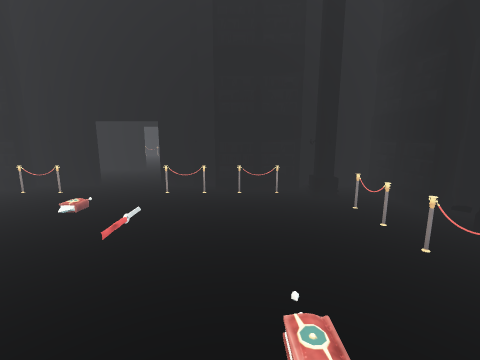
view 1 (above)

16 first-person views from a walk through a scene from a Unity 3-D project. The camera is 1.5 m above the floor, tilts 10° down and sees 90° across. The floor is counted in squares, 1 m on a side. Each view is taken from the middle of a square. On the plan, view 1 faces up. The plan holds only what a view shows up to about 13 squares ahead; the rest is blank. The place goes on beyond the plan. Some animated figures are left out. Door leaves are left out, so doorways stand open. Some surface patterns are stand-ins.

view 2
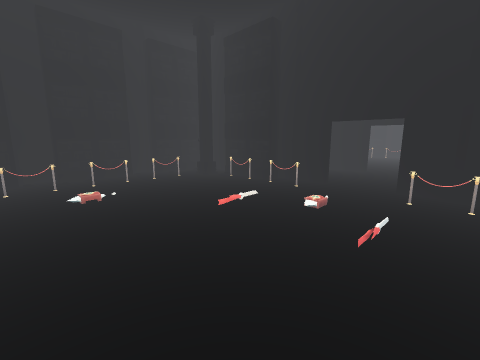

view 3
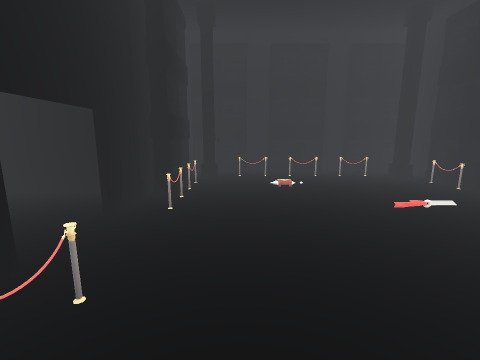

view 4
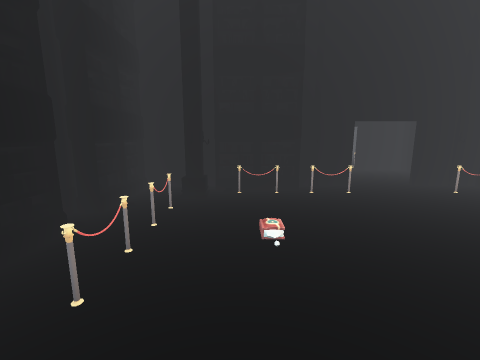

view 5
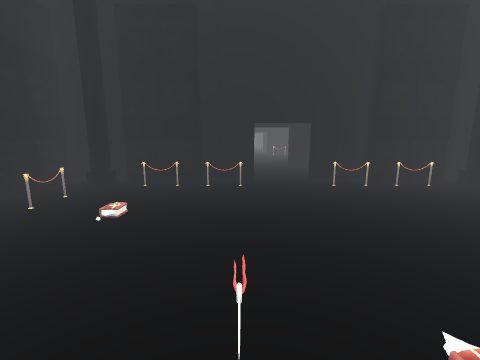

view 6
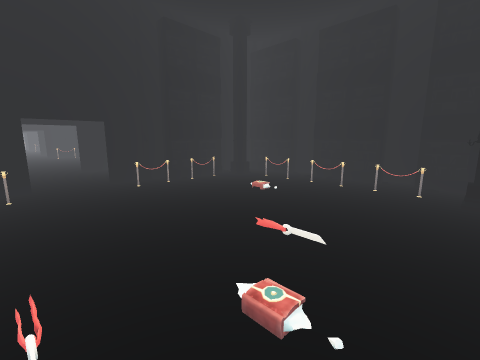

view 7
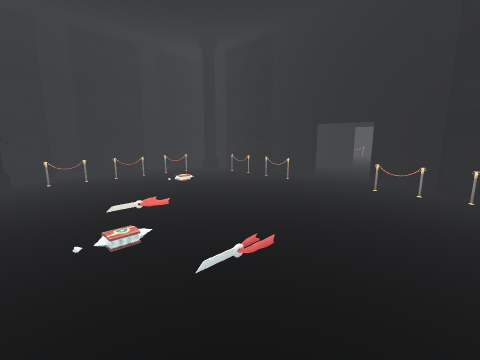

view 8
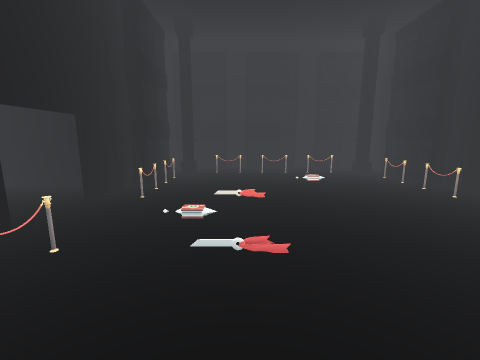

view 9
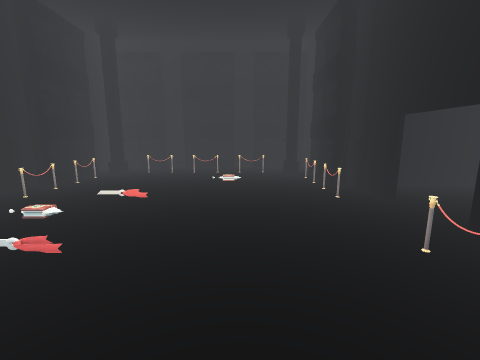

view 10
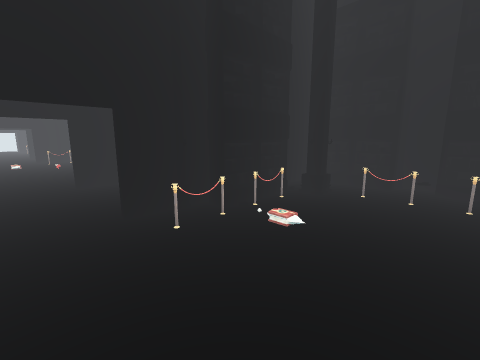

view 11
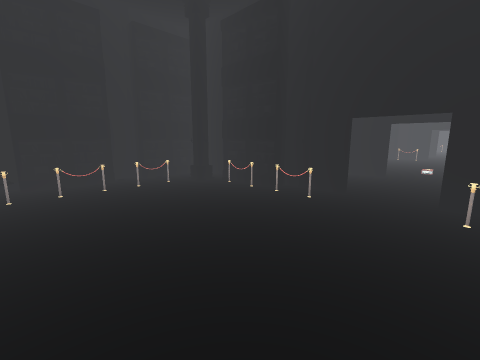

view 12
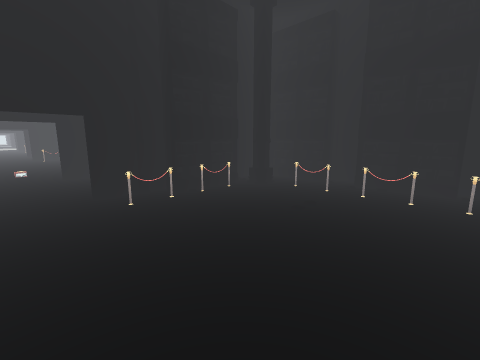

view 13
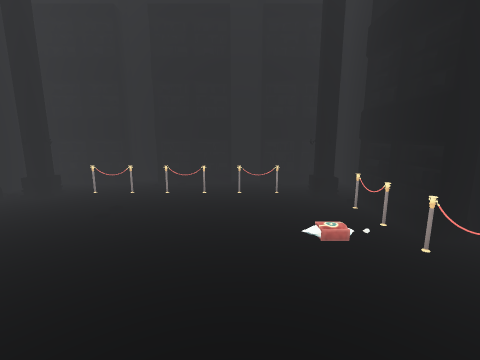

view 14
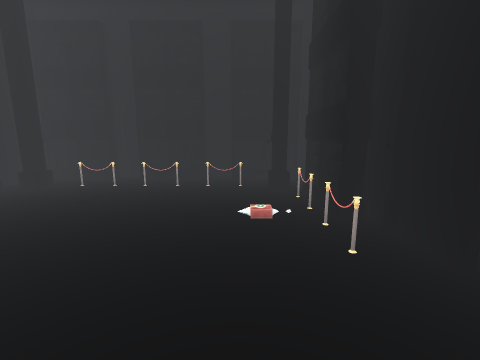

view 15
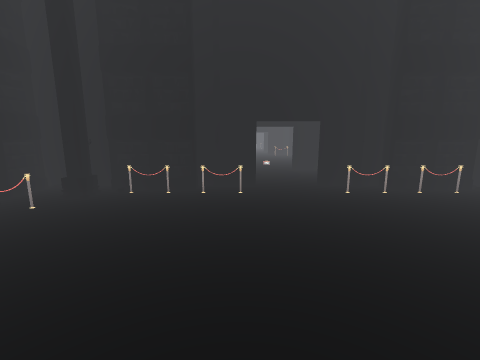

view 16
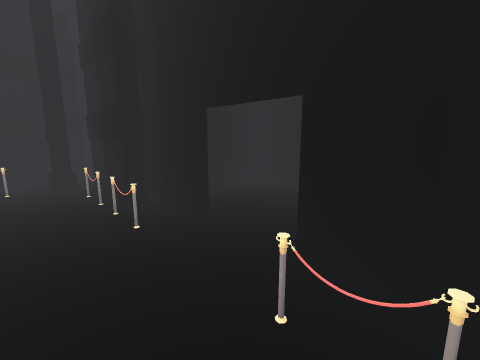

### Floor plan
Points are (right, up) in squares from view 1. A wall is a line through its corners. A room is listed if a view was taken in it or the views show most of it. See-through windows are left out.
Room 1 (views 1, 2, 3, 4, 5, 6, 7, 8, 9)
walls: (-2.6, -2.5) (-0.1, -2.5); (-7, -2.5) (-4.5, -2.5); (-4.4, 7.5) (-6.5, 7.5); (-0.1, 7.5) (-2.5, 7.5); (1.8, -2.5) (4.4, -2.5); (-11.5, 1.4) (-11.5, 0.1); (-9.4, 7.5) (-10.6, 7.5); (-11.5, 4.6) (-11.5, 3.6); (-11.4, -2.5) (-9.2, -2.5); (4.4, 7.5) (1.9, 7.5)
ways out: opening at (-3.5, -3) to room 3; open door at (-3.5, 7.5)
objects: pillar (-11, -2); other object (-11, -1); pillar (-11, 0); other object (-11, 1) to (-11, 4); pillar (-11, 5); other object (-11, 6); other object (-11, 7); pole (-10, 0) to (-10, 1); other object (-10, 2) to (-10, 3); pole (-10, 4) to (-10, 5); other object (-9, -2) to (-7, -2); other object (-9, -1); other object (-9, 6); other object (-9, 7); pillar (-8, -1); pillar (-8, 6); other object (-8, 7) to (-7, 7); other object (-6, -2); pillar (-6, 7); pillar (-5, -2); pole (-5, -1); pole (-5, 7); pillar (-2, -2); pole (-2, -1); pole (-2, 7); other object (-1, -2); pillar (-1, 7); other object (0, -2) to (2, -2); other object (0, 7) to (1, 7); pillar (1, -1); pillar (1, 6); other object (2, -1); pole (2, 0) to (3, 1); pole (2, 2) to (3, 3); pole (2, 4) to (3, 5); other object (2, 6); other object (2, 7); pillar (4, -2); other object (4, -1); pillar (4, 0); other object (4, 1) to (4, 4); pillar (4, 5); other object (4, 6); pillar (4, 7)
Room 2 (views 10, 11, 12, 13, 14, 15, 16)
walls: (-2.6, -16.5) (-0.1, -16.5); (-6.5, -16.5) (-4.5, -16.5); (-4.5, -6.5) (-6.9, -6.5); (-0.5, -6.5) (-2.5, -6.5); (2, -16.5) (4.2, -16.5); (-11.5, -12.9) (-11.5, -13.6); (-11.5, -9.4) (-11.5, -10.4); (-10, -6.5) (-11.4, -6.5); (-11.4, -16.5) (-9.2, -16.5); (4, -6.5) (2.6, -6.5)
ways out: open door at (-3.5, -6.5) to room 3; opening at (-3.5, -17)
objects: pillar (-11, -16); other object (-11, -15); pillar (-11, -14); other object (-11, -13) to (-11, -10); pillar (-11, -9); other object (-11, -8); pillar (-11, -7); pole (-10, -14) to (-10, -13); pole (-10, -12) to (-10, -11); pole (-10, -10) to (-10, -9); other object (-9, -16) to (-7, -16); other object (-9, -15); other object (-9, -8); other object (-9, -7); pillar (-8, -15); pillar (-8, -8); pole (-8, -7) to (-7, -7); other object (-6, -16); pillar (-6, -7); pillar (-5, -16); pole (-5, -15); pole (-5, -7); pillar (-2, -16); pole (-2, -15); pole (-2, -7); other object (-1, -16); pillar (-1, -7); other object (0, -16) to (2, -16); pole (0, -7) to (1, -7); pillar (1, -15); pillar (1, -8); other object (2, -15); pole (2, -14) to (3, -13); pole (2, -12) to (3, -11); pole (2, -10) to (3, -9); other object (2, -8); other object (2, -7); pillar (4, -16); other object (4, -15); pillar (4, -14); other object (4, -13) to (4, -10); pillar (4, -9); other object (4, -8)
Room 3 (no view inside)
walls: (-6.5, -3.8) (-6.5, -6.3) (-4.5, -6.3); (-2.6, -6.3) (-0.5, -6.3) (-0.5, -4); (-1.2, -2.7) (-2.5, -2.7)
ways out: opening at (-3.5, -3) to room 1; open door at (-3.5, -6.5) to room 2

Where each view was taken, in squares from view 1:
view 1: 0 up, 0 right, facing up
view 2: 0 up, 1 left, facing up-left
view 3: 0 up, 0 right, facing left
view 4: 5 up, 1 right, facing down
view 5: 6 up, 2 left, facing down
view 6: 6 up, 2 left, facing down-left
view 7: 6 up, 7 left, facing down-right
view 8: 4 up, 8 left, facing right
view 9: 1 up, 8 left, facing right
view 10: 11 down, 4 left, facing up-right
view 11: 10 down, 5 left, facing down-right
view 12: 10 down, 3 left, facing down-left
view 13: 10 down, 3 left, facing left
view 14: 9 down, 2 left, facing left
view 15: 9 down, 2 left, facing down
view 16: 14 down, 6 left, facing down-right
